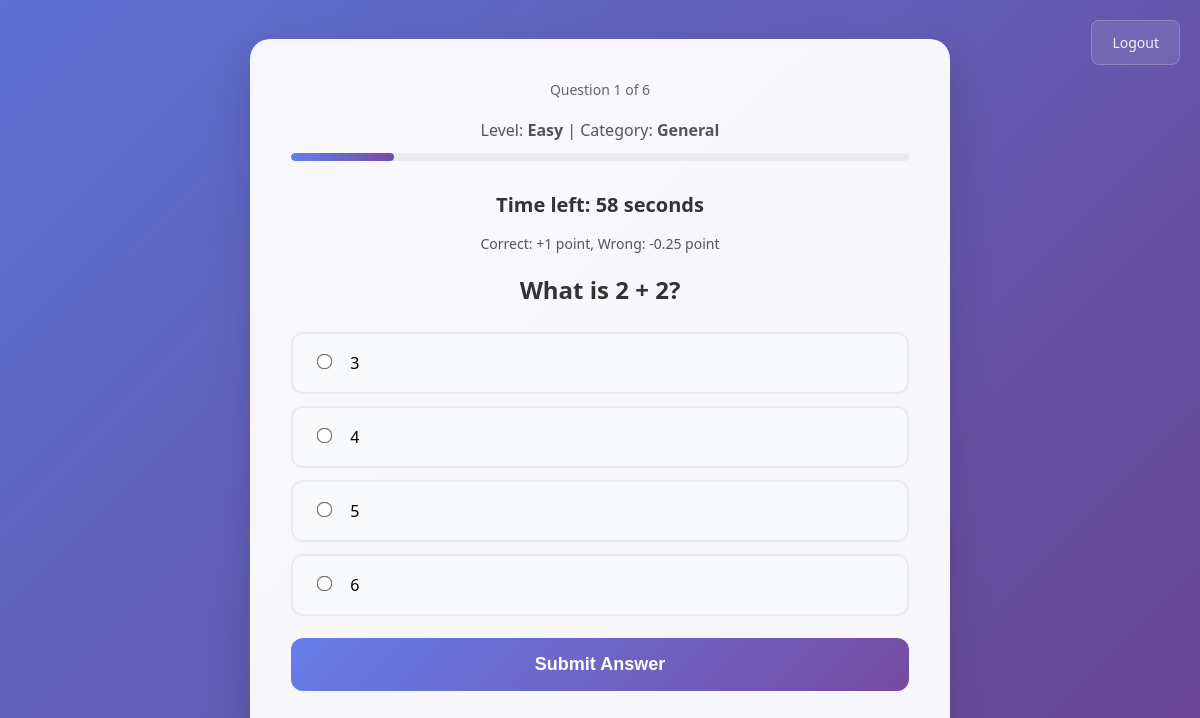
Screenshot of /quiz (signed in) with the database file from the repository.
### tables this page shows
CREATE TABLE questions (id INTEGER PRIMARY KEY, question TEXT, op1 TEXT, op2 TEXT, op3 TEXT, op4 TEXT, answer TEXT, level TEXT DEFAULT 'easy', category TEXT DEFAULT 'General');

### app.py (the view, shortened to what this page needs)
@app.route("/quiz", methods=["GET", "POST"])
def quiz():
    if session.get("role") != "student":
        return redirect("/")
    level = request.args.get('level', 'easy')
    category = request.args.get('category', 'General')
    if session.get("level") != level or session.get("category") != category or "questions" not in session:
        session["level"] = level
        session["category"] = category
        session["qno"] = 0
        session["score"] = 0.0
        session["feedback"] = None
        session["answers"] = []
        conn = sqlite3.connect("quiz.db")
        cur = conn.cursor()
        cur.execute("SELECT * FROM questions WHERE level=? AND category=?", (level, category))
        data = [list(row) for row in cur.fetchall()]
        conn.close()
        if len(data) == 0:
            return render_template("student_panel.html", error=f"No {category} {level} questions are available yet. Please choose another category or level.", categories=get_categories())
        random.shuffle(data)
        session["questions"] = data
    else:
        data = session["questions"]
    q = data[session["qno"]]
    feedback = session.get("feedback")
    remaining_time = 60
    return render_template(
        "quiz.html",
        q=q,
        feedback=feedback,
        question_number=session["qno"]+1,
        total_questions=len(data),
        level=level,
        category=category,
        remaining_time=remaining_time,
        negative_mark=-0.25,
    )

### templates/quiz.html (shortened to what this page needs)
<!DOCTYPE html>
<html>
<head>
</head>
<body>
    <div class="container">
        <div class="question-counter">Question {{ question_number }} of {{ total_questions }}</div>
        <div style="text-align:center; color:#555; font-size:16px; margin-bottom:12px;">
            Level: <strong>{{ level|capitalize }}</strong> | Category: <strong>{{ category }}</strong>
        </div>
        <div class="progress-bar">
            <div class="progress-fill" style="width: {{ (question_number / total_questions * 100 )}}%"> </div>
        </div>
        <div id="timer" style="text-align: center; color: #333; font-size: 20px; font-weight: bold; margin-bottom: 16px;">Time left: {{ remaining_time }} seconds</div>
        <div style="text-align:center; color:#555; font-size:14px; margin-bottom:20px;">Correct: +1 point, Wrong: {{ negative_mark }} point</div>
        <h3>{{ q[1] }}</h3>
        <form method="post" class="options">
            <label class="option">
                <input type="radio" name="answer" value="{{ q[2] }}">
                {{ q[2] }}
            </label>
            <label class="option">
                <input type="radio" name="answer" value="{{ q[3] }}">
                {{ q[3] }}
            </label>
            <label class="option">
                <input type="radio" name="answer" value="{{ q[4] }}">
                {{ q[4] }}
            </label>
            <label class="option">
                <input type="radio" name="answer" value="{{ q[5] }}">
                {{ q[5] }}
            </label>
            <button type="submit">Submit Answer</button>
        </form>
    </div>
    <a href="/logout" class="logout-link">Logout</a>
</body>
</html>

### templates/quiz.html (style rules this page uses)
* { margin: 0; padding: 0; box-sizing: border-box; }
body { font-family: 'Segoe UI', Tahoma, Geneva, Verdana, sans-serif; background: linear-gradient(135deg, #667eea 0%, #764ba2 100%); min-height: 100vh; display: flex; justify-content: center; align-items: center; position: relative; overflow-x: hidden; }
.container { background: rgba(255, 255, 255, 0.95); padding: 40px; border-radius: 20px; box-shadow: 0 20px 40px rgba(0, 0, 0, 0.15); backdrop-filter: blur(10px); border: 1px solid rgba(255, 255, 255, 0.2); max-width: 700px; width: 100%; position: relative; z-index: 2; animation: slideIn 0.6s ease-out; }
.progress-bar { width: 100%; height: 8px; background: #e9ecef; border-radius: 4px; margin-bottom: 30px; overflow: hidden; }
.progress-fill { height: 100%; background: linear-gradient(90deg, #667eea, #764ba2); border-radius: 4px; transition: width 0.5s ease; }
h3 { color: #333; margin-bottom: 25px; text-align: center; font-size: 24px; font-weight: 600; line-height: 1.4; }
.question-counter { text-align: center; color: #666; font-size: 14px; margin-bottom: 20px; font-weight: 500; }
.options { margin-bottom: 30px; }
.option { display: block; margin: 12px 0; padding: 18px 25px; border: 2px solid #e9ecef; border-radius: 12px; cursor: pointer; transition: all 0.3s ease; background: #f8f9fa; font-size: 16px; position: relative; overflow: hidden; }
.option::before { content: ''; position: absolute; top: 0; left: -100%; width: 100%; height: 100%; background: linear-gradient(90deg, transparent, rgba(102, 126, 234, 0.1), transparent); transition: left 0.5s ease; }
.option input[type="radio"] { margin-right: 15px; transform: scale(1.2); accent-color: #667eea; }
button { width: 100%; padding: 16px; background: linear-gradient(135deg, #667eea 0%, #764ba2 100%); color: white; border: none; border-radius: 12px; cursor: pointer; font-size: 18px; font-weight: 600; transition: all 0.3s ease; margin-top: 10px; position: relative; overflow: hidden; }
button::before { content: ''; position: absolute; top: 0; left: -100%; width: 100%; height: 100%; background: linear-gradient(90deg, transparent, rgba(255, 255, 255, 0.2), transparent); transition: left 0.5s ease; }
.logout-link { position: absolute; top: 20px; right: 20px; color: rgba(255, 255, 255, 0.9); text-decoration: none; font-weight: 500; padding: 12px 20px; border-radius: 8px; background: rgba(255, 255, 255, 0.1); backdrop-filter: blur(10px); border: 1px solid rgba(255, 255, 255, 0.2); transition: all 0.3s ease; z-index: 3; font-size: 14px; }

### rows the page displays
questions: question "What is 2 + 2?", op1 "3", op2 "4", op3 "5", op4 "6"

### other values shown
{{ question_number }} "1"
{{ total_questions }} "6"
{{ level|capitalize }} "Easy"
{{ category }} "General"
